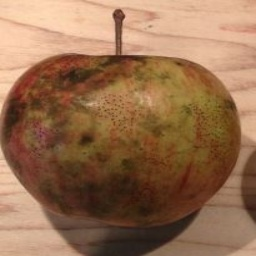
#> input picture datos/originales/estado/bruise_defect/M_REAL_0006.jpg, 256 x 256 px; its folder holds 3 pictures in this run
$ python preparar_particiones_estado.py
#> lines starting #> are read from the running program, lines starting #| are printed output that depends on the picture
from pathlib import Path
import hashlib
import numpy as np
import pandas as pd
from PIL import Image
from scipy.fft import dctn
from sklearn.neighbors import NearestNeighbors
from sklearn.model_selection import StratifiedGroupKFold

repo = Path(__file__).resolve().parents[1]
raiz = repo / 'datos/originales/estado'
filas, huellas, vistos = [], [], set()
for archivo in sorted(raiz.glob('*/*')):
    imagen = Image.open(archivo).convert('RGB')
#> imagen is the input picture: PIL image 256x256 RGB; mean R, G, B 149.7, 110.4, 80
    huella = hashlib.sha256(imagen.tobytes()).hexdigest()
    if huella in vistos:
        continue
    vistos.add(huella)
    gris = np.asarray(imagen.convert('L').resize((32, 32)), dtype=float)
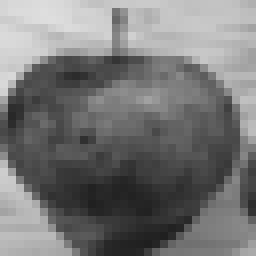
#> gris: shape (32, 32) float64 (shown 8 times larger); min 31, max 222, mean 118.6
    coeficientes = dctn(gris, type=2)[:8, :8].flatten()
#> coeficientes = 64 values, max 485840 at index 0, min -22029.1 at index 10, mean 11171.7
    huellas.append(coeficientes > np.median(coeficientes[1:]))
    subtipo = archivo.parent.name
    filas.append({'archivo':str(archivo.relative_to(raiz)), 'subtipo':subtipo,
                  'clase':'no_defectuosa' if subtipo == 'fresh' else 'defectuosa'})
#> pass 2 of the loop `for archivo in sorted(raiz.glob('*/*')):`:
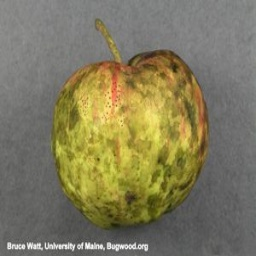
#> input picture datos/originales/estado/bruise_defect/M_REAL_0065.jpg, 256 x 256 px
#> imagen is the input picture: PIL image 256x256 RGB; mean R, G, B 128.4, 122.5, 93.1
#> `gris = np.asarray(imagen.convert('L').resize((32, 32)), dtype=float)`:
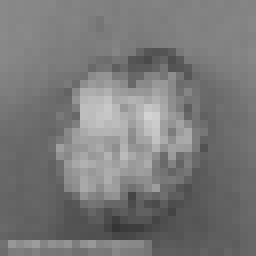
#> gris: shape (32, 32) float64 (shown 8 times larger); min 53, max 211, mean 121
#> coeficientes = 64 values, max 495684 at index 0, min -24672.9 at index 16, mean 8091.5
#> pass 3 of the loop `for archivo in sorted(raiz.glob('*/*')):`:
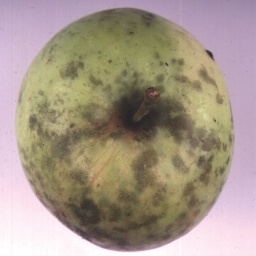
#> input picture datos/originales/estado/bruise_defect/M_REAL_0070.jpg, 256 x 256 px
#> imagen is the input picture: PIL image 256x256 RGB; mean R, G, B 165.4, 151.1, 136.9
#> `gris = np.asarray(imagen.convert('L').resize((32, 32)), dtype=float)`:
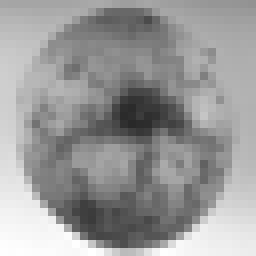
#> gris: shape (32, 32) float64 (shown 8 times larger); min 41, max 255, mean 153.8
#> coeficientes = 64 values, max 629868 at index 0, min -22783.5 at index 24, mean 11039.5
#> the loop made 4 passes; the first 3 are shown

# Las fotos muy parecidas quedan juntas, incluso si tienen distinto nombre.
vecinos = NearestNeighbors(radius=2/64, metric='hamming', algorithm='brute', n_jobs=2)
vecinos.fit(np.asarray(huellas))
cercanos = vecinos.radius_neighbors(return_distance=False)
padres = list(range(len(filas)))
def grupo(i):
    while padres[i] != i:
        padres[i] = padres[padres[i]]
        i = padres[i]
    return i
for i, otros in enumerate(cercanos):
    for j in otros:
        padres[grupo(int(j))] = grupo(i)
#> this loop made 4 passes
tabla = pd.DataFrame(filas)
tabla['grupo'] = [grupo(i) for i in range(len(filas))]
tabla['parte'] = 'entrenamiento'
particion = StratifiedGroupKFold(n_splits=5, shuffle=True, random_state=42)
#> (the run stopped early here; a loop or call above may not have finished)
